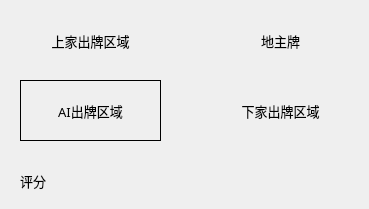
   <widget class="QWidget" name="scrollAreaWidgetContents">
    <property name="geometry">
     <rect>
      <x>0</x>
      <y>0</y>
      <width>369</width>
      <height>209</height>
     </rect>
    </property>
    <widget class="QLabel" name="RPlayedCard">
     <property name="geometry">
      <rect>
       <x>210</x>
       <y>80</y>
       <width>141</width>
       <height>61</height>
      </rect>
     </property>
     <property name="font">
      <font>
       <family>微软雅黑</family>
       <pointsize>10</pointsize>
       <weight>50</weight>
       <italic>false</italic>
       <bold>false</bold>
      </font>
     </property>
     <property name="text">
      <string>下家出牌区域</string>
     </property>
     <property name="alignment">
      <set>Qt::AlignCenter</set>
     </property>
    </widget>
    <widget class="QLabel" name="LPlayedCard">
     <property name="geometry">
      <rect>
       <x>20</x>
       <y>10</y>
       <width>141</width>
       <height>61</height>
      </rect>
     </property>
     <property name="font">
      <font>
       <family>微软雅黑</family>
       <pointsize>10</pointsize>
       <weight>50</weight>
       <italic>false</italic>
       <bold>false</bold>
      </font>
     </property>
     <property name="text">
      <string>上家出牌区域</string>
     </property>
     <property name="alignment">
      <set>Qt::AlignCenter</set>
     </property>
    </widget>
    <widget class="QLabel" name="PredictedCard">
     <property name="geometry">
      <rect>
       <x>20</x>
       <y>80</y>
       <width>141</width>
       <height>61</height>
      </rect>
     </property>
     <property name="font">
      <font>
       <family>微软雅黑</family>
       <pointsize>10</pointsize>
       <weight>50</weight>
       <italic>false</italic>
       <bold>false</bold>
      </font>
     </property>
     <property name="styleSheet">
      <string notr="true"/>
     </property>
     <property name="frameShape">
      <enum>QFrame::Panel</enum>
     </property>
     <property name="lineWidth">
      <number>1</number>
     </property>
     <property name="text">
      <string>AI出牌区域</string>
     </property>
     <property name="alignment">
      <set>Qt::AlignCenter</set>
     </property>
    </widget>
    <widget class="QLabel" name="WinRate">
     <property name="geometry">
      <rect>
       <x>20</x>
       <y>160</y>
       <width>331</width>
       <height>41</height>
      </rect>
     </property>
     <property name="font">
      <font>
       <family>微软雅黑</family>
       <pointsize>10</pointsize>
       <weight>50</weight>
       <italic>false</italic>
       <bold>false</bold>
      </font>
     </property>
     <property name="styleSheet">
      <string notr="true"/>
     </property>
     <property name="text">
      <string>评分</string>
     </property>
     <property name="alignment">
      <set>Qt::AlignLeading|Qt::AlignLeft|Qt::AlignVCenter</set>
     </property>
    </widget>
    <widget class="QLabel" name="ThreeLandlordCards">
     <property name="geometry">
      <rect>
       <x>210</x>
       <y>10</y>
       <width>141</width>
       <height>61</height>
      </rect>
     </property>
     <property name="font">
      <font>
       <family>微软雅黑</family>
       <pointsize>10</pointsize>
       <weight>50</weight>
       <italic>false</italic>
       <bold>false</bold>
      </font>
     </property>
     <property name="text">
      <string>地主牌</string>
     </property>
     <property name="alignment">
      <set>Qt::AlignCenter</set>
     </property>
    </widget>
   </widget>
